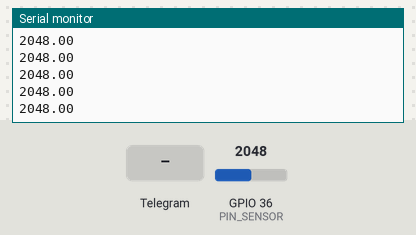
The sketch below on a simulated ESP32. Parts: the last lines printed to the serial monitor. The inputs (shaded band) are chosen by the test bench; at power-on: GPIO 36 (PIN_SENSOR) = 2048. WiFi joins after 1.5 s; servers stay silent unless stated.

Above: at 1.5 s.
1.6 s: GPIO 36 (PIN_SENSOR) set to 2866
At 2.51 s:
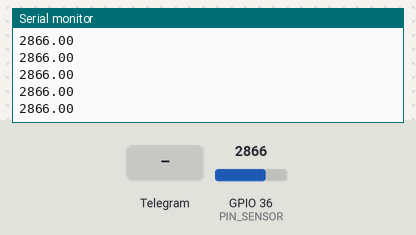
3.1 s: GPIO 36 (PIN_SENSOR) set to 3603
At 3.81 s:
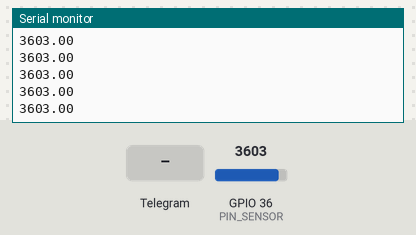
4.6 s: Telegram message "/humedad_actual" received
6.1 s: Telegram message "1" received
Timing chart, 0 to 8.6 s (numbered marks = the images above; inputs shaded):
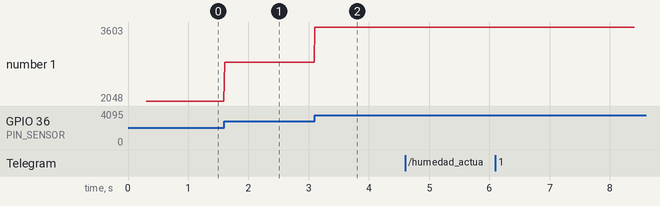

The sketch:

Prueba_Sensor_de_humedad.ino
```cpp
/* Prueba Sensor de humedad Higrometro
   Trabajo Practico Integrador

   Materia: Seminario de Informatica y Telecomunicaciones (ST).
   Grupo: 3.
   Integrantes: Santiago Eulmesekian, Mateo Iadarola, Ariel Rakowszczyk, Santiago Rapetti y Ariel Slonimsqui.
   Profesor: Mirko Veckiardo.

*/

#include <WiFi.h>
#include <WiFiClientSecure.h>
#include <UniversalTelegramBot.h>
#include <ArduinoJson.h>

#define PIN_SENSOR 36

#define BOTtoken "6582349263:AAHnC5r8S53ASk3J4RTncCs0LZy2-jA65pY"
#define CHAT_ID "5939693005"

WiFiClientSecure client;
UniversalTelegramBot bot(BOTtoken, client);

//const char* ssid = "ari";
//const char* password = "004367225aa";

const char* ssid = "ORT-IoT";
const char* password = "OrtIOTnew22$2";

String mensaje = "La temperatura actual es: ";

int botRequestDelay = 1000; /// intervalo
unsigned long lastTimeBotRan; /// ultimo tiempo
float humedad;

void setup() {

  Serial.begin(9600);

  WiFi.mode(WIFI_STA);
  WiFi.begin(ssid, password);
  client.setCACert(TELEGRAM_CERTIFICATE_ROOT);

  bot.sendMessage(CHAT_ID, "¡Conexion establecida entre el ESP y VeckiarBot!", "");

}

void loop() {

  humedad = analogRead(PIN_SENSOR);
  Serial.println(humedad);

  lecturaTiempoBot();

}

void lecturaTiempoBot () {

  if (millis() > lastTimeBotRan + botRequestDelay) {
    int numNewMessages = bot.getUpdates(bot.last_message_received + 1);

    while (numNewMessages) {
      handleNewMessages(numNewMessages);
      numNewMessages = bot.getUpdates(bot.last_message_received + 1);
    }
    lastTimeBotRan = millis();

  }


}

void handleNewMessages(int numNewMessages) {


  for (int i = 0; i < numNewMessages; i++) {
    // inicio de verificacion
    String chat_id = String(bot.messages[i].chat_id);
    if (chat_id != CHAT_ID) {  ////si el id no corresponde da error . en caso de que no se quiera comprobar el id se debe sacar esta parte
      bot.sendMessage(chat_id, "Unauthorized user", "");
      continue;
    }
    ///fin de verificacion

    // imprime el msj recibido
    String text = bot.messages[i].text;

    String from_name = bot.messages[i].from_name;

    /// si rebice /led on enciende el led
    if (text == "/humedad_actual") {
      bot.sendMessage(chat_id, (String)humedad, "");
    }

  }

}
```

Measured:
- after the input at 1.6 s, the serial monitor: prints a new line at once (image 1)
- after the input at 3.1 s, the serial monitor: prints a new line at once (image 2)
- plotted number 1: 2048 → 2866 after the input at 1.6 s, 2866 → 3603 after the input at 3.1 s
